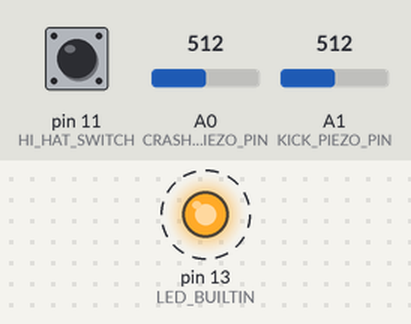
Simulated run of this sketch. Board: Arduino Uno, built with avr-gcc and run on an emulated ATmega328P. Shown: output pins drawn as LEDs (lit = HIGH). Dashed ring = blinking. The inputs (shaded band) are chosen by the test bench; at power-on: pin 11 (HI_HAT_SWITCH) LOW, A0 (CRASH_PIEZO_PIN) = 512, A1 (KICK_PIEZO_PIN) = 512. What the sketch prints to the serial monitor is not drawn.

Above: at 1.25 s.
1.3 s: pin 11 (HI_HAT_SWITCH) pulled HIGH for 0.35 s
Timing chart, 0 to 10.3 s (numbered marks = the images above; inputs shaded):
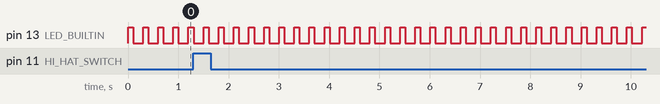

Measured:
- by itself, pin 13 (LED_BUILTIN): alternates HIGH for 0.10 s and LOW for 0.20 s

The sketch:

drumSensors.ino
```cpp
#define HI_HAT_SWITCH 11
#define CRASH_PIEZO_PIN A0
#define KICK_PIEZO_PIN A1

const int threshold = 500;

int crashReading = 0;
int kickReading = 0;

void setup(){
    pinMode(HI_HAT_SWITCH, INPUT);
    pinMode(CRASH_PIEZO_PIN, INPUT);
    pinMode(KICK_PIEZO_PIN, INPUT);

    Serial.begin(9600);

    pinMode(LED_BUILTIN, OUTPUT);
}

void loop(){

 // for testing
 digitalWrite(LED_BUILTIN, HIGH);   // turn the LED on (HIGH is the voltage level)
  delay(100);                       // wait for a second
  digitalWrite(LED_BUILTIN, LOW);

  crashReading = analogRead(CRASH_PIEZO_PIN);
  kickReading = analogRead(KICK_PIEZO_PIN);
  int buttonReading = digitalRead(HI_HAT_SWITCH);

  if (crashReading >= threshold) {
    Serial.println("Crash!");
  }

  if (kickReading >= threshold){
    Serial.println("Kick!");
  }

  if (buttonReading == HIGH) {
    Serial.println("HiHat!");
  }

  delay(200);

  Serial.println('loop complete');


}
```
